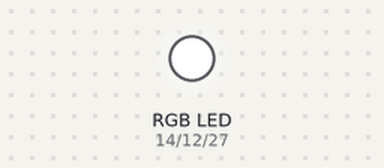
This program was run on a simulated ESP32 board running MicroPython. On the bench: an RGB LED mixed from three pins (HIGH = lit).

Above: at 0.1 s.
At 0.67 s:
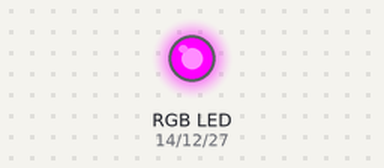
At 1.1 s:
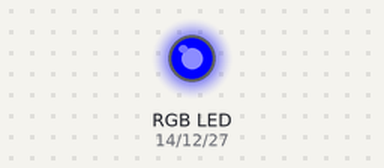
At 1.67 s:
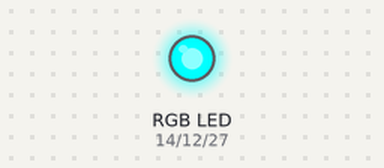
At 2.9 s:
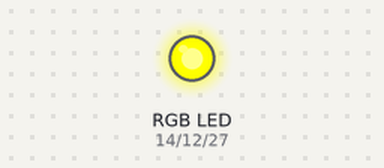
At 3.9 s:
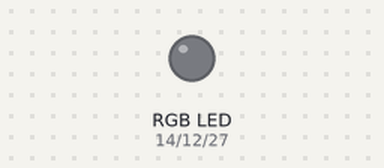
Timing chart, 0 to 4.6 s (numbered marks = the images above):
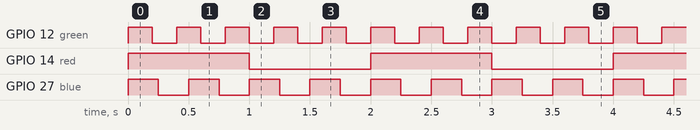

Measured:
- by itself, GPIO 12 (green): alternates HIGH for 0.20 s and LOW for 0.20 s
- by itself, GPIO 14 (red): alternates HIGH for 1.0 s and LOW for 1.0 s
- by itself, GPIO 27 (blue): alternates HIGH for 0.25 s and LOW for 0.25 s

The program:

RGBBlinkWithInterrupts.py
```python
from machine import Pin, Timer

# Define RGB pins (common anode, so HIGH = off, LOW = on)
red = Pin(14, Pin.OUT, value=1)
green = Pin(12, Pin.OUT, value=1)
blue = Pin(27, Pin.OUT, value=1)

# Callback functions for each color
def toggle_red(timer):
    red.value(not red.value())  # Toggle red channel

def toggle_green(timer):
    green.value(not green.value())  # Toggle green channel

def toggle_blue(timer):
    blue.value(not blue.value())  # Toggle blue channel

# Create hardware timers
tim_red = Timer(0)
tim_green = Timer(1)
tim_blue = Timer(2)

# Configure timers for different blink intervals (ms)
tim_red.init(period=1000, mode=Timer.PERIODIC, callback=toggle_red)
tim_green.init(period=200, mode=Timer.PERIODIC, callback=toggle_green)
tim_blue.init(period=250, mode=Timer.PERIODIC, callback=toggle_blue)

# Main loop does nothing; LEDs blink independently
while True:
    pass
```
